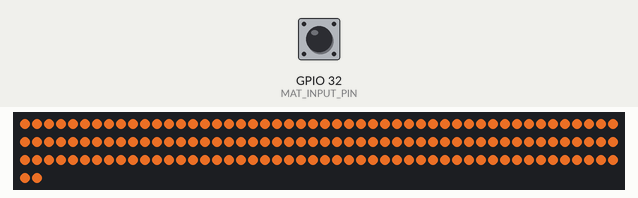
Simulated run of this sketch. Board: ESP32. Parts: 152 RGB LEDs in strip order, left to right, continuing on the next row. The inputs (shaded band) are chosen by the test bench; at power-on: GPIO 32 (MAT_INPUT_PIN) HIGH. Dim RGB values are drawn brighter than linear.

Above: at 1.2 s.
1.3 s: GPIO 32 (MAT_INPUT_PIN) pulled LOW for 0.15 s
At 1.79 s:
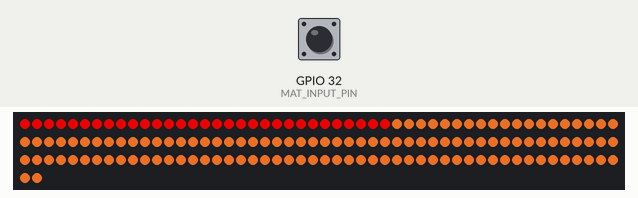
At 3.4 s:
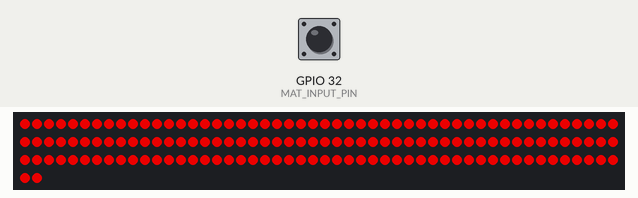
Timing chart, 0 to 4.9 s (numbered marks = the images above; inputs shaded):
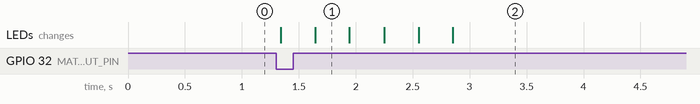

Measured:
- after the input at 1.3 s, the LEDs: first change at once (image 1 shows a later state)

The sketch:

quinled-diguno.ino
```cpp
/**
 * Allosaurus Footprint Interactive — LED strip controller
 * File: quinled-diguno.ino
 * Board: QuinLED Dig-Uno (ESP32-based; LED outputs are level-shifted to 5V)
 * Strip: WS2815 addressable, 152 pixels
 *
 * Behaviour:
 *   - IDLE: the whole strip holds a constant warm white / amber glow.
 *   - On a stomp (GPIO15 pulled LOW by the optocoupler mat-trigger board) a fast
 *     red "snake" wipes down the strip: a leading pixel advances and every pixel
 *     it passes stays red, overtaking the amber glow. When the head reaches the
 *     final pixel the strip holds full red for FULL_RED_HOLD_MS (ignoring any
 *     further stomps), then cross-fades smoothly back to the amber idle glow.
 *
 * The GPIO15 input is debounced with the same active-low state machine used by
 * the esp32 mat sketch (debounce window + minimum on-time + re-arm cooldown,
 * plus boot-safety), so contact/optocoupler chatter can't double-fire.
 *
 * PER-BOARD BUILD: each QuinLED board accompanies one mat's video, and its
 * animation cycle equals that video's length, selected at COMPILE TIME with
 * -DBOARD_ID=n (see the "Per-board video length" section below).
 */

#include <FastLED.h>

// ===================== LED strip ==========================================
constexpr uint16_t NUM_LEDS = 152;
constexpr uint8_t LED_DATA_PIN = 3;  // QuinLED Dig-Uno LED data output
#define LED_TYPE WS2815
#define COLOR_ORDER GRB
constexpr uint8_t BRIGHTNESS_PCT = 75;  // master brightness, percent

// Idle glow and snake colors. IDLE_COLOR is a warm, slightly-amber white; tune
// the green/blue channels down for more amber, up for cooler white.
const CRGB IDLE_COLOR = CRGB(255, 120, 40);
const CRGB SNAKE_COLOR = CRGB::Red;

// ===================== Snake animation ====================================

constexpr float SNAKE_SPEED_PPS = 100.0f;  // leading-pixel speed, pixels/sec (higher = faster)
constexpr uint8_t TARGET_FPS = 120;        // render cap

// ===================== Per-board video length (compile-time) =============
/*
 * This board's animation runs for exactly one video length: the snake wipe, the
 * full-red hold, and the closing fade back to idle. The hold is whatever time
 * is left after the wipe and fade, so wipe + hold + fade always sums to
 * TOTAL_CYCLE_MS (see the derivation below) — raise SNAKE_SPEED_PPS and the hold
 * grows, lower it and the hold shrinks. Stomps on MAT_INPUT_PIN are ignored for
 * the whole cycle.
 *
 * Each QuinLED board accompanies one mat's video, so TOTAL_CYCLE_MS is that
 * video's length, chosen at COMPILE TIME. All three lengths live in the array
 * below (index-matched to the mats, mirroring VIDEO_LENGTH_MS[] in the esp32
 * sketch); BOARD_ID picks which one THIS board uses:
 *
 *   arduino-cli compile --build-property \
 *     compiler.cpp.extra_flags=-DBOARD_ID=2 --fqbn esp32:esp32:esp32 quinled-diguno
 *
 * A plain build with no -DBOARD_ID defaults to mat 1, so it still compiles/runs.
 */
#ifndef BOARD_ID
#define BOARD_ID 3
#endif

constexpr uint32_t VIDEO_LENGTHS_MS[] = {
  12000,  // hatchling footprint mat clip length
  16000,  // juvenile footprint mat clip length
  21000,  // adult footprint mat clip length
};
static_assert(BOARD_ID >= 1 && BOARD_ID <= (int)(sizeof(VIDEO_LENGTHS_MS) / sizeof(VIDEO_LENGTHS_MS[0])),
              "BOARD_ID must be 1..3; set it with -DBOARD_ID=n at compile time");

// This board's animation cycle == its video length.
constexpr uint32_t TOTAL_CYCLE_MS = VIDEO_LENGTHS_MS[BOARD_ID - 1];

// Smooth cross-fade from full red back to the amber idle glow at the end of the
// cycle. This is carved out of TOTAL_CYCLE_MS, not added on top.
constexpr uint32_t FADE_TO_IDLE_MS = 1000;

// Nominal time for the head to travel the strip (head goes from pixel 0 to
// NUM_LEDS-1 at SNAKE_SPEED_PPS); the rest of the budget is the full-red hold.
constexpr uint32_t SNAKE_WIPE_MS =
  (uint32_t)((NUM_LEDS - 1) / SNAKE_SPEED_PPS * 1000.0f);
static_assert(SNAKE_WIPE_MS + FADE_TO_IDLE_MS <= TOTAL_CYCLE_MS,
              "Snake wipe + fade exceed TOTAL_CYCLE_MS; raise the total or speed");
constexpr uint32_t FULL_RED_HOLD_MS =
  TOTAL_CYCLE_MS - SNAKE_WIPE_MS - FADE_TO_IDLE_MS;

constexpr uint16_t FRAME_INTERVAL_MS = 1000 / TARGET_FPS;

// ===================== Mat trigger input (optocoupler) ====================
// GPIO15 idles HIGH (external pull-up on the opto board) and is pulled LOW when
// the mat is stomped. GPIO15 is an ESP32 strapping pin that must be HIGH at
// boot — idle-HIGH satisfies that, so this wiring is boot-safe.
#define MAT_INPUT_PIN 32
constexpr bool MAT_ACTIVE_LOW = true;
constexpr bool MAT_USE_INTERNAL_PULLUP = true;  // `false` if external pull-up present

// Three independent debounce knobs (see the esp32 sketch's Config.h for the
// rationale of each). MAT_MIN_ON_MS must be >= MAT_DEBOUNCE_MS.
constexpr uint16_t MAT_DEBOUNCE_MS = 10;  // edge stability window
constexpr uint16_t MAT_MIN_ON_MS = 30;    // min dwell to count
constexpr uint16_t MAT_REARM_MS = 1000;   // min off-time before re-arming

/*
 * MatTrigger — non-blocking, debounced press detector for one active-low input.
 * Fires eventFired() exactly once per validated stomp. begin() starts in
 * WaitForRelease so a mat held at power-on never produces a spurious trigger.
 */
class MatTrigger {
public:
  void begin(uint8_t pin) {
    pin_ = pin;
    pinMode(pin_, MAT_USE_INTERNAL_PULLUP ? INPUT_PULLUP : INPUT);
    state_ = WaitForRelease;
    event_ = false;
    t_mark_ = millis();
  }

  // Advance the state machine. Non-blocking; call every loop.
  void update() {
    const uint32_t now = millis();
    const bool active = rawActive();

    switch (state_) {
      case WaitForRelease:  // boot-safe entry + cooldown; needs continuous release
        if (active) {
          t_mark_ = now;
        } else if (now - t_mark_ >= MAT_REARM_MS) {
          state_ = Armed;
        }
        break;

      case Armed:
        if (active) {  // first active edge
          t_mark_ = now;
          state_ = PressDebounce;
        }
        break;

      case PressDebounce:
        if (!active) {
          state_ = Armed;  // dropped during debounce -> chatter
        } else if (now - t_mark_ >= MAT_DEBOUNCE_MS) {
          state_ = PressConfirm;
        }
        break;

      case PressConfirm:  // min-on measured from the first edge
        if (!active) {
          t_mark_ = now;
          state_ = WaitForRelease;  // released too soon -> too short
        } else if (now - t_mark_ >= MAT_MIN_ON_MS) {
          event_ = true;  // VALIDATED STOMP — latch the event
          state_ = Held;
        }
        break;

      case Held:
        if (!active) {
          t_mark_ = now;  // begin cooldown
          state_ = WaitForRelease;
        }
        break;
    }
  }

  // True exactly once per validated stomp; reading it clears the latch.
  bool eventFired() {
    if (event_) {
      event_ = false;
      return true;
    }
    return false;
  }

private:
  bool rawActive() const {
    const int level = digitalRead(pin_);
    return MAT_ACTIVE_LOW ? (level == LOW) : (level == HIGH);
  }

  enum State : uint8_t { WaitForRelease,
                         Armed,
                         PressDebounce,
                         PressConfirm,
                         Held };

  uint8_t pin_ = 0;
  State state_ = WaitForRelease;
  bool event_ = false;
  uint32_t t_mark_ = 0;
};

// ===================== Runtime state ======================================
CRGB leds[NUM_LEDS];
MatTrigger mat;

enum Mode : uint8_t { IDLE,
                      SNAKE,
                      SNAKE_HOLD,
                      FADE_TO_IDLE };
Mode mode = IDLE;

float snakeHead = 0.0f;    // leading-pixel position, fractional
uint32_t lastFrameMs = 0;  // last rendered frame timestamp
uint32_t holdStart = 0;    // full-red dwell start timestamp
uint32_t fadeStart = 0;    // fade-to-idle start timestamp

// Paint the whole strip with the amber idle glow.
void renderIdle() {
  fill_solid(leds, NUM_LEDS, IDLE_COLOR);
  FastLED.show();
}

// Begin the red snake wipe from the first pixel.
void startSnake(uint32_t now) {
  mode = SNAKE;
  snakeHead = 0.0f;
  lastFrameMs = now;
}

// Advance and draw one snake frame: pixels at/behind the head are red, pixels
// ahead of it keep the amber idle glow. Transitions to SNAKE_HOLD at the end.
void updateSnake(uint32_t now) {
  const uint32_t dtMs = now - lastFrameMs;
  if (dtMs < FRAME_INTERVAL_MS) return;
  lastFrameMs = now;

  snakeHead += SNAKE_SPEED_PPS * (dtMs / 1000.0f);

  int head = (int)snakeHead;
  bool reachedEnd = false;
  if (head >= NUM_LEDS - 1) {
    head = NUM_LEDS - 1;
    reachedEnd = true;
  }

  for (int i = 0; i < NUM_LEDS; ++i) {
    leds[i] = (i <= head) ? SNAKE_COLOR : IDLE_COLOR;
  }
  FastLED.show();

  if (reachedEnd) {
    mode = SNAKE_HOLD;
    holdStart = now;
  }
}

// Cross-fade the whole strip from full red back to the amber idle glow over
// FADE_TO_IDLE_MS, then settle into IDLE. The strip is uniform here, so one
// blended color fills every pixel.
void updateFade(uint32_t now) {
  const uint32_t dtMs = now - lastFrameMs;
  if (dtMs < FRAME_INTERVAL_MS) return;
  lastFrameMs = now;

  const uint32_t elapsed = now - fadeStart;
  if (elapsed >= FADE_TO_IDLE_MS) {
    mode = IDLE;
    renderIdle();
    return;
  }

  // 0 -> full red, 255 -> full idle color.
  const uint8_t amount = (uint8_t)(elapsed * 255UL / FADE_TO_IDLE_MS);
  fill_solid(leds, NUM_LEDS, blend(SNAKE_COLOR, IDLE_COLOR, amount));
  FastLED.show();
}

void setup() {
  FastLED.addLeds<LED_TYPE, LED_DATA_PIN, COLOR_ORDER>(leds, NUM_LEDS);
  FastLED.setBrightness((255 * BRIGHTNESS_PCT) / 100);

  mat.begin(MAT_INPUT_PIN);

  renderIdle();
}

void loop() {
  const uint32_t now = millis();

  mat.update();
  const bool stomped = mat.eventFired();

  switch (mode) {
    case IDLE:
      if (stomped) startSnake(now);  // stomps during animation are ignored
      break;

    case SNAKE:
      updateSnake(now);
      break;

    case SNAKE_HOLD:
      // Full-red hold: `stomped` is still consumed above but deliberately
      // ignored here, so no input can retrigger until the timer elapses.
      if (now - holdStart >= FULL_RED_HOLD_MS) {
        mode = FADE_TO_IDLE;
        fadeStart = now;
        lastFrameMs = now;
      }
      break;

    case FADE_TO_IDLE:
      // Smooth return to idle; stomps remain ignored until the fade completes.
      updateFade(now);
      break;
  }
}
```
